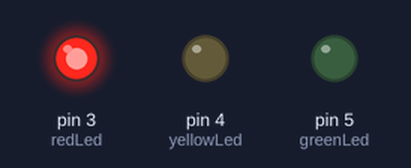
Bench run of a sketch on a simulated Arduino Uno, built with avr-gcc and run on an emulated ATmega328P. Parts: output pins drawn as LEDs (lit = HIGH).

Above: at 0.1 s.
At 37.7 s:
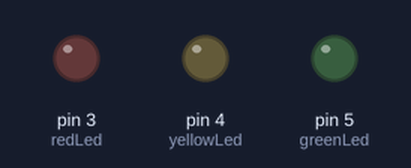
Timing chart, 0 to 40.0 s (numbered marks = the images above):
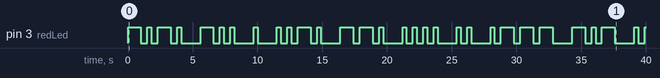

Measured:
- by itself, pin 3 (redLed): LOW → HIGH at 0.00 s, → LOW 1.0 s later, → HIGH 0.50 s later, → LOW 0.30 s later, … (59 changes in this stretch)

The sketch:

MorseCodeTranslator.ino
```cpp
int switchState = 0;
int redLed = 3;
int yellowLed = 4;
int greenLed = 5;
int inputPin = 2;

char message[8] = "COLOMBO";

void setup() {
  // put your setup code here, to run once:
  pinMode(redLed, OUTPUT);
  pinMode(yellowLed, OUTPUT);
  pinMode(greenLed, OUTPUT);
  pinMode(inputPin, INPUT);

}

void loop() {
  for(int i = 0; sizeof(message); i++ )
  {
    printMorseChar(message[i]);
  }

  endFrase();
}

void printMorseChar(char c)
{

  int ledPin = redLed;

  switch(c)
  {
    case 'a':
    case 'A':
        printDot(ledPin);
        printLine(ledPin);
        endLetter();
        break;
    case 'b':
    case 'B':
        printLine(ledPin);
        printDot(ledPin);
        printDot(ledPin);
        printDot(ledPin);
        endLetter();
        break;
    case 'c':
    case 'C':
        printLine(ledPin);
        printDot(ledPin);
        printLine(ledPin);
        printDot(ledPin);
        endLetter();
    case 'd':
    case 'D':
        printLine(ledPin);
        printDot(ledPin);
        printDot(ledPin);
        endLetter();
    case 'e':
    case 'E':
        printDot(ledPin);
        endLetter();
    case 'f':
    case 'F':
        printDot(ledPin);
        printDot(ledPin);
        printLine(ledPin);
        printDot(ledPin);
        endLetter();
    case 'g':
    case 'G':
        printLine(ledPin);
        printLine(ledPin);
        printDot(ledPin);
        endLetter();
    case 'h':
    case 'H':
        printDot(ledPin);
        printDot(ledPin);
        printDot(ledPin);
        printDot(ledPin);
        endLetter();
    case 'i':
    case 'I':
        printDot(ledPin);
        printDot(ledPin);
        endLetter();
    case 'j':
    case 'J':
        printDot(ledPin);
        printLine(ledPin);
        printLine(ledPin);
        printLine(ledPin);
        endLetter();
    case 'k':
    case 'K':
        printLine(ledPin);
        printDot(ledPin);
        printLine(ledPin);
        endLetter();
    case 'l':
    case 'L':
        printDot(ledPin);
        printLine(ledPin);
        printDot(ledPin);
        printDot(ledPin);
        endLetter();
    case 'm':
    case 'M':
        printLine(ledPin);
        printLine(ledPin);
        endLetter();
    case 'n':
    case 'N':
        printLine(ledPin);
        printDot(ledPin);
        endLetter();
    case 'o':
    case 'O':
        printLine(ledPin);
        printLine(ledPin);
        printLine(ledPin);
        endLetter();
    case 'p':
    case 'P':
        printDot(ledPin);
        printLine(ledPin);
        printLine(ledPin);
        printDot(ledPin);
        endLetter();
    case 'q':
    case 'Q':
        printLine(ledPin);
        printLine(ledPin);
        printDot(ledPin);
        printLine(ledPin);
        endLetter();
    case 'r':
    case 'R':
        printDot(ledPin);
        printLine(ledPin);
        printDot(ledPin);
        endLetter();
    case 's':
    case 'S':
        printDot(ledPin);
        printDot(ledPin);
        printDot(ledPin);
        endLetter();
    case 't':
    case 'T':
        printLine(ledPin);
        endLetter();
    case 'u':
    case 'U':
        printDot(ledPin);
        printDot(ledPin);
        printLine(ledPin);
        endLetter();
    case 'v':
    case 'V':
        printDot(ledPin);
        printDot(ledPin);
        printDot(ledPin);
        printLine(ledPin);
        endLetter();
    case 'w':
    case 'W':
        printDot(ledPin);
        printLine(ledPin);
        printLine(ledPin);
        endLetter();
    case 'x':
    case 'X':
        printLine(ledPin);
        printDot(ledPin);
        printDot(ledPin);
        printLine(ledPin);
        endLetter();
    case 'y':
    case 'Y':
        printLine(ledPin);
        printDot(ledPin);
        printLine(ledPin);
        printLine(ledPin);
        endLetter();
    case 'z':
    case 'Z':
        printLine(ledPin);
        printLine(ledPin);
        printDot(ledPin);
        printDot(ledPin);
        endLetter();
  }
}


void printDot(int ledPin)
{
  digitalWrite(ledPin, HIGH);
  delay(300);
  digitalWrite(ledPin, LOW);
  delay(500);
}

void printLine(int ledPin)
{
  digitalWrite(ledPin, HIGH);
  delay(1000);
  digitalWrite(ledPin, LOW);
  delay(500);
}


void endLetter(){
  delay(1000);
}

void endFrase(){
  delay(5000);
}
```
